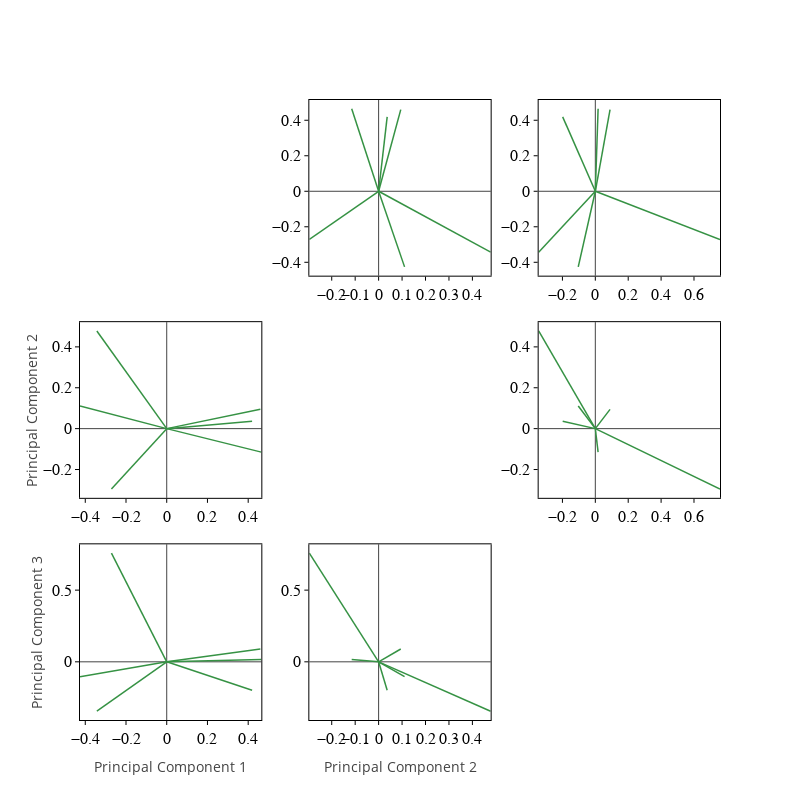

Notebook code cell kept with this figure:
### Markdown cell above
### Plot loadings of first 3 PCs ###

### Code cell
fig = make_subplots(rows=3, cols=3, vertical_spacing=0.075, shared_xaxes=False, shared_yaxes=False, horizontal_spacing=0.075)
for k in range(3):
    for l in range(3):
        if k!=l:
            for i, analyte in enumerate(features):
                fig.add_trace(go.Scatter(x=[0]+[pca.components_[l,i]],
                                             y=[0]+[pca.components_[k,i]],
                                             mode='lines', showlegend=False,
                                             line=dict(width=1.5, color='rgb(54, 146, 68)'),
                                             name=analyte), row=k+1, col=l+1)
                if k==2:
                    fig.update_xaxes(title='Principal Component '+str(l+1), ticks='outside', ticklen=4, tickangle=0, nticks=8, title_standoff=0.5,

                                      titlefont=dict(family='Myriad Pro', size=16, color='black'),row=k+1, col=l+1)
                if l==0:
                    fig.update_yaxes(title='Principal Component '+str(k+1), ticks='outside', ticklen=4, tickangle=0, title_standoff=0,
                                      titlefont=dict(family='Myriad Pro', size=16, color='black'),row=k+1, col=l+1)

                if k!=2:
                    fig.update_xaxes(ticks='')

                        
                        
fig.update_layout(height=800, width=800, legend_x= 0.1, legend_y=-0.15, legend_font=dict(family='Myriad Pro', size=12, color='black'), legend_orientation='h')
fig.update_xaxes(showline=True, linewidth=1, linecolor='black', mirror=True, side='bottom',
                              ticks='outside', ticklen=4, tickangle=0, nticks=8,
                              tickfont=dict(size=16, family='Myriad Pro', color='black'), tickcolor='black',
                              showgrid=False,zeroline=True)
fig.update_yaxes(showgrid=False, zeroline=True,
                            tickfont=dict(family='Myriad Pro',size=16, color='black'), tickcolor='black', 

                              showline=True, linewidth=1, linecolor='black', mirror=True,
                              ticks='outside', ticklen=4, tickangle=0)
            
plot(fig)
#pio.write_image(fig,"Figures/si_fig_red_pca_loadings.svg",format='svg')

### Figure 1 — Plotly figure (JSON) as saved in the notebook; plotly's stock layout.template omitted (floating-point values rounded to 4 significant figures)
{"data": [{"line": {"color": "rgb(54, 146, 68)", "width": 1.5}, "mode": "lines", "name": "acetate_yield", "showlegend": false, "type": "scatter", "x": [0, -0.1149], "xaxis": "x2", "y": [0, 0.4646], "yaxis": "y2"}, {"line": {"color": "rgb(54, 146, 68)", "width": 1.5}, "mode": "lines", "name": "formate_yield", "showlegend": false, "type": "scatter", "x": [0, 0.09439], "xaxis": "x2", "y": [0, 0.4597], "yaxis": "y2"}, {"line": {"color": "rgb(54, 146, 68)", "width": 1.5}, "mode": "lines", "name": "lactate_yield", "showlegend": false, "type": "scatter", "x": [0, 0.1107], "xaxis": "x2", "y": [0, -0.4259], "yaxis": "y2"}, {"line": {"color": "rgb(54, 146, 68)", "width": 1.5}, "mode": "lines", "name": "pyruvate_yield", "showlegend": false, "type": "scatter", "x": [0, -0.2956], "xaxis": "x2", "y": [0, -0.2715], "yaxis": "y2"}, {"line": {"color": "rgb(54, 146, 68)", "width": 1.5}, "mode": "lines", "name": "succinate_yield", "showlegend": false, "type": "scatter", "x": [0, 0.4779], "xaxis": "x2", "y": [0, -0.3431], "yaxis": "y2"}, {"line": {"color": "rgb(54, 146, 68)", "width": 1.5}, "mode": "lines", "name": "growth_rate", "showlegend": false, "type": "scatter", "x": [0, 0.03649], "xaxis": "x2", "y": [0, 0.4192], "yaxis": "y2"}, {"line": {"color": "rgb(54, 146, 68)", "width": 1.5}, "mode": "lines", "name": "acetate_yield", "showlegend": false, "type": "scatter", "x": [0, 0.0169], "xaxis": "x3", "y": [0, 0.4646], "yaxis": "y3"}, {"line": {"color": "rgb(54, 146, 68)", "width": 1.5}, "mode": "lines", "name": "formate_yield", "showlegend": false, "type": "scatter", "x": [0, 0.08944], "xaxis": "x3", "y": [0, 0.4597], "yaxis": "y3"}, {"line": {"color": "rgb(54, 146, 68)", "width": 1.5}, "mode": "lines", "name": "lactate_yield", "showlegend": false, "type": "scatter", "x": [0, -0.1039], "xaxis": "x3", "y": [0, -0.4259], "yaxis": "y3"}, {"line": {"color": "rgb(54, 146, 68)", "width": 1.5}, "mode": "lines", "name": "pyruvate_yield", "showlegend": false, "type": "scatter", "x": [0, 0.7582], "xaxis": "x3", "y": [0, -0.2715], "yaxis": "y3"}, {"line": {"color": "rgb(54, 146, 68)", "width": 1.5}, "mode": "lines", "name": "succinate_yield", "showlegend": false, "type": "scatter", "x": [0, -0.3446], "xaxis": "x3", "y": [0, -0.3431], "yaxis": "y3"}, {"line": {"color": "rgb(54, 146, 68)", "width": 1.5}, "mode": "lines", "name": "growth_rate", "showlegend": false, "type": "scatter", "x": [0, -0.1985], "xaxis": "x3", "y": [0, 0.4192], "yaxis": "y3"}, {"line": {"color": "rgb(54, 146, 68)", "width": 1.5}, "mode": "lines", "name": "acetate_yield", "showlegend": false, "type": "scatter", "x": [0, 0.4646], "xaxis": "x4", "y": [0, -0.1149], "yaxis": "y4"}, {"line": {"color": "rgb(54, 146, 68)", "width": 1.5}, "mode": "lines", "name": "formate_yield", "showlegend": false, "type": "scatter", "x": [0, 0.4597], "xaxis": "x4", "y": [0, 0.09439], "yaxis": "y4"}, {"line": {"color": "rgb(54, 146, 68)", "width": 1.5}, "mode": "lines", "name": "lactate_yield", "showlegend": false, "type": "scatter", "x": [0, -0.4259], "xaxis": "x4", "y": [0, 0.1107], "yaxis": "y4"}, {"line": {"color": "rgb(54, 146, 68)", "width": 1.5}, "mode": "lines", "name": "pyruvate_yield", "showlegend": false, "type": "scatter", "x": [0, -0.2715], "xaxis": "x4", "y": [0, -0.2956], "yaxis": "y4"}, {"line": {"color": "rgb(54, 146, 68)", "width": 1.5}, "mode": "lines", "name": "succinate_yield", "showlegend": false, "type": "scatter", "x": [0, -0.3431], "xaxis": "x4", "y": [0, 0.4779], "yaxis": "y4"}, {"line": {"color": "rgb(54, 146, 68)", "width": 1.5}, "mode": "lines", "name": "growth_rate", "showlegend": false, "type": "scatter", "x": [0, 0.4192], "xaxis": "x4", "y": [0, 0.03649], "yaxis": "y4"}, {"line": {"color": "rgb(54, 146, 68)", "width": 1.5}, "mode": "lines", "name": "acetate_yield", "showlegend": false, "type": "scatter", "x": [0, 0.0169], "xaxis": "x6", "y": [0, -0.1149], "yaxis": "y6"}, {"line": {"color": "rgb(54, 146, 68)", "width": 1.5}, "mode": "lines", "name": "formate_yield", "showlegend": false, "type": "scatter", "x": [0, 0.08944], "xaxis": "x6", "y": [0, 0.09439], "yaxis": "y6"}, {"line": {"color": "rgb(54, 146, 68)", "width": 1.5}, "mode": "lines", "name": "lactate_yield", "showlegend": false, "type": "scatter", "x": [0, -0.1039], "xaxis": "x6", "y": [0, 0.1107], "yaxis": "y6"}, {"line": {"color": "rgb(54, 146, 68)", "width": 1.5}, "mode": "lines", "name": "pyruvate_yield", "showlegend": false, "type": "scatter", "x": [0, 0.7582], "xaxis": "x6", "y": [0, -0.2956], "yaxis": "y6"}, {"line": {"color": "rgb(54, 146, 68)", "width": 1.5}, "mode": "lines", "name": "succinate_yield", "showlegend": false, "type": "scatter", "x": [0, -0.3446], "xaxis": "x6", "y": [0, 0.4779], "yaxis": "y6"}, {"line": {"color": "rgb(54, 146, 68)", "width": 1.5}, "mode": "lines", "name": "growth_rate", "showlegend": false, "type": "scatter", "x": [0, -0.1985], "xaxis": "x6", "y": [0, 0.03649], "yaxis": "y6"}, {"line": {"color": "rgb(54, 146, 68)", "width": 1.5}, "mode": "lines", "name": "acetate_yield", "showlegend": false, "type": "scatter", "x": [0, 0.4646], "xaxis": "x7", "y": [0, 0.0169], "yaxis": "y7"}, {"line": {"color": "rgb(54, 146, 68)", "width": 1.5}, "mode": "lines", "name": "formate_yield", "showlegend": false, "type": "scatter", "x": [0, 0.4597], "xaxis": "x7", "y": [0, 0.08944], "yaxis": "y7"}, {"line": {"color": "rgb(54, 146, 68)", "width": 1.5}, "mode": "lines", "name": "lactate_yield", "showlegend": false, "type": "scatter", "x": [0, -0.4259], "xaxis": "x7", "y": [0, -0.1039], "yaxis": "y7"}, {"line": {"color": "rgb(54, 146, 68)", "width": 1.5}, "mode": "lines", "name": "pyruvate_yield", "showlegend": false, "type": "scatter", "x": [0, -0.2715], "xaxis": "x7", "y": [0, 0.7582], "yaxis": "y7"}, {"line": {"color": "rgb(54, 146, 68)", "width": 1.5}, "mode": "lines", "name": "succinate_yield", "showlegend": false, "type": "scatter", "x": [0, -0.3431], "xaxis": "x7", "y": [0, -0.3446], "yaxis": "y7"}, {"line": {"color": "rgb(54, 146, 68)", "width": 1.5}, "mode": "lines", "name": "growth_rate", "showlegend": false, "type": "scatter", "x": [0, 0.4192], "xaxis": "x7", "y": [0, -0.1985], "yaxis": "y7"}, {"line": {"color": "rgb(54, 146, 68)", "width": 1.5}, "mode": "lines", "name": "acetate_yield", "showlegend": false, "type": "scatter", "x": [0, -0.1149], "xaxis": "x8", "y": [0, 0.0169], "yaxis": "y8"}, {"line": {"color": "rgb(54, 146, 68)", "width": 1.5}, "mode": "lines", "name": "formate_yield", "showlegend": false, "type": "scatter", "x": [0, 0.09439], "xaxis": "x8", "y": [0, 0.08944], "yaxis": "y8"}, {"line": {"color": "rgb(54, 146, 68)", "width": 1.5}, "mode": "lines", "name": "lactate_yield", "showlegend": false, "type": "scatter", "x": [0, 0.1107], "xaxis": "x8", "y": [0, -0.1039], "yaxis": "y8"}, {"line": {"color": "rgb(54, 146, 68)", "width": 1.5}, "mode": "lines", "name": "pyruvate_yield", "showlegend": false, "type": "scatter", "x": [0, -0.2956], "xaxis": "x8", "y": [0, 0.7582], "yaxis": "y8"}, {"line": {"color": "rgb(54, 146, 68)", "width": 1.5}, "mode": "lines", "name": "succinate_yield", "showlegend": false, "type": "scatter", "x": [0, 0.4779], "xaxis": "x8", "y": [0, -0.3446], "yaxis": "y8"}, {"line": {"color": "rgb(54, 146, 68)", "width": 1.5}, "mode": "lines", "name": "growth_rate", "showlegend": false, "type": "scatter", "x": [0, 0.03649], "xaxis": "x8", "y": [0, -0.1985], "yaxis": "y8"}], "layout": {"height": 800, "legend": {"font": {"color": "black", "family": "Myriad Pro", "size": 12}, "orientation": "h", "x": 0.1, "y": -0.15}, "width": 800, "xaxis": {"anchor": "y", "domain": [0, 0.2833], "linecolor": "black", "linewidth": 1, "mirror": true, "nticks": 8, "showgrid": false, "showline": true, "side": "bottom", "tickangle": 0, "tickcolor": "black", "tickfont": {"color": "black", "family": "Myriad Pro", "size": 16}, "ticklen": 4, "ticks": "outside", "zeroline": true}, "xaxis2": {"anchor": "y2", "domain": [0.3583, 0.6417], "linecolor": "black", "linewidth": 1, "mirror": true, "nticks": 8, "showgrid": false, "showline": true, "side": "bottom", "tickangle": 0, "tickcolor": "black", "tickfont": {"color": "black", "family": "Myriad Pro", "size": 16}, "ticklen": 4, "ticks": "outside", "zeroline": true}, "xaxis3": {"anchor": "y3", "domain": [0.7167, 1], "linecolor": "black", "linewidth": 1, "mirror": true, "nticks": 8, "showgrid": false, "showline": true, "side": "bottom", "tickangle": 0, "tickcolor": "black", "tickfont": {"color": "black", "family": "Myriad Pro", "size": 16}, "ticklen": 4, "ticks": "outside", "zeroline": true}, "xaxis4": {"anchor": "y4", "domain": [0, 0.2833], "linecolor": "black", "linewidth": 1, "mirror": true, "nticks": 8, "showgrid": false, "showline": true, "side": "bottom", "tickangle": 0, "tickcolor": "black", "tickfont": {"color": "black", "family": "Myriad Pro", "size": 16}, "ticklen": 4, "ticks": "outside", "zeroline": true}, "xaxis5": {"anchor": "y5", "domain": [0.3583, 0.6417], "linecolor": "black", "linewidth": 1, "mirror": true, "nticks": 8, "showgrid": false, "showline": true, "side": "bottom", "tickangle": 0, "tickcolor": "black", "tickfont": {"color": "black", "family": "Myriad Pro", "size": 16}, "ticklen": 4, "ticks": "outside", "zeroline": true}, "xaxis6": {"anchor": "y6", "domain": [0.7167, 1], "linecolor": "black", "linewidth": 1, "mirror": true, "nticks": 8, "showgrid": false, "showline": true, "side": "bottom", "tickangle": 0, "tickcolor": "black", "tickfont": {"color": "black", "family": "Myriad Pro", "size": 16}, "ticklen": 4, "ticks": "outside", "zeroline": true}, "xaxis7": {"anchor": "y7", "domain": [0, 0.2833], "linecolor": "black", "linewidth": 1, "mirror": true, "nticks": 8, "showgrid": false, "showline": true, "side": "bottom", "tickangle": 0, "tickcolor": "black", "tickfont": {"color": "black", "family": "Myriad Pro", "size": 16}, "ticklen": 4, "ticks": "outside", "title": {"text": "Principal Component 1"}, "zeroline": true}, "xaxis8": {"anchor": "y8", "domain": [0.3583, 0.6417], "linecolor": "black", "linewidth": 1, "mirror": true, "nticks": 8, "showgrid": false, "showline": true, "side": "bottom", "tickangle": 0, "tickcolor": "black", "tickfont": {"color": "black", "family": "Myriad Pro", "size": 16}, "ticklen": 4, "ticks": "outside", "title": {"text": "Principal Component 2"}, "zeroline": true}, "xaxis9": {"anchor": "y9", "domain": [0.7167, 1], "linecolor": "black", "linewidth": 1, "mirror": true, "nticks": 8, "showgrid": false, "showline": true, "side": "bottom", "tickangle": 0, "tickcolor": "black", "tickfont": {"color": "black", "family": "Myriad Pro", "size": 16}, "ticklen": 4, "ticks": "outside", "zeroline": true}, "yaxis": {"anchor": "x", "domain": [0.7167, 1], "linecolor": "black", "linewidth": 1, "mirror": true, "showgrid": false, "showline": true, "tickangle": 0, "tickcolor": "black", "tickfont": {"color": "black", "family": "Myriad Pro", "size": 16}, "ticklen": 4, "ticks": "outside", "zeroline": true}, "yaxis2": {"anchor": "x2", "domain": [0.7167, 1], "linecolor": "black", "linewidth": 1, "mirror": true, "showgrid": false, "showline": true, "tickangle": 0, "tickcolor": "black", "tickfont": {"color": "black", "family": "Myriad Pro", "size": 16}, "ticklen": 4, "ticks": "outside", "zeroline": true}, "yaxis3": {"anchor": "x3", "domain": [0.7167, 1], "linecolor": "black", "linewidth": 1, "mirror": true, "showgrid": false, "showline": true, "tickangle": 0, "tickcolor": "black", "tickfont": {"color": "black", "family": "Myriad Pro", "size": 16}, "ticklen": 4, "ticks": "outside", "zeroline": true}, "yaxis4": {"anchor": "x4", "domain": [0.3583, 0.6417], "linecolor": "black", "linewidth": 1, "mirror": true, "showgrid": false, "showline": true, "tickangle": 0, "tickcolor": "black", "tickfont": {"color": "black", "family": "Myriad Pro", "size": 16}, "ticklen": 4, "ticks": "outside", "title": {"text": "Principal Component 2"}, "zeroline": true}, "yaxis5": {"anchor": "x5", "domain": [0.3583, 0.6417], "linecolor": "black", "linewidth": 1, "mirror": true, "showgrid": false, "showline": true, "tickangle": 0, "tickcolor": "black", "tickfont": {"color": "black", "family": "Myriad Pro", "size": 16}, "ticklen": 4, "ticks": "outside", "zeroline": true}, "yaxis6": {"anchor": "x6", "domain": [0.3583, 0.6417], "linecolor": "black", "linewidth": 1, "mirror": true, "showgrid": false, "showline": true, "tickangle": 0, "tickcolor": "black", "tickfont": {"color": "black", "family": "Myriad Pro", "size": 16}, "ticklen": 4, "ticks": "outside", "zeroline": true}, "yaxis7": {"anchor": "x7", "domain": [0, 0.2833], "linecolor": "black", "linewidth": 1, "mirror": true, "showgrid": false, "showline": true, "tickangle": 0, "tickcolor": "black", "tickfont": {"color": "black", "family": "Myriad Pro", "size": 16}, "ticklen": 4, "ticks": "outside", "title": {"text": "Principal Component 3"}, "zeroline": true}, "yaxis8": {"anchor": "x8", "domain": [0, 0.2833], "linecolor": "black", "linewidth": 1, "mirror": true, "showgrid": false, "showline": true, "tickangle": 0, "tickcolor": "black", "tickfont": {"color": "black", "family": "Myriad Pro", "size": 16}, "ticklen": 4, "ticks": "outside", "zeroline": true}, "yaxis9": {"anchor": "x9", "domain": [0, 0.2833], "linecolor": "black", "linewidth": 1, "mirror": true, "showgrid": false, "showline": true, "tickangle": 0, "tickcolor": "black", "tickfont": {"color": "black", "family": "Myriad Pro", "size": 16}, "ticklen": 4, "ticks": "outside", "zeroline": true}}}
